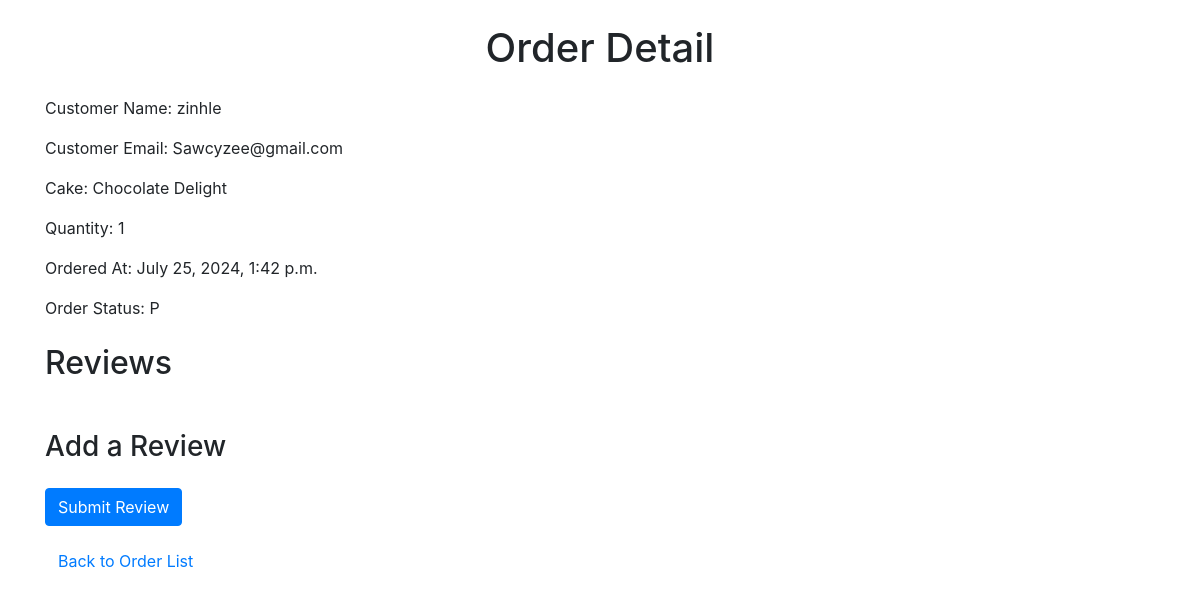
The page /order/1/ (signed in) on the database its author committed.
### orders/models.py (models this page shows, shortened)
class Order(models.Model):
    STATUS_CHOICES = [
        ('P', 'Pending'),
        ('S', 'Shipped'),
        ('D', 'Delivered'),
    ]
    customer_name = models.CharField(max_length=255)
    customer_email = models.EmailField()
    cake = models.ForeignKey(Cake, on_delete=models.CASCADE)
    quantity = models.PositiveIntegerField()
    ordered_at = models.DateTimeField(auto_now_add=True)
    user = models.ForeignKey(User, on_delete=models.CASCADE)
    status = models.CharField(max_length=1, choices=STATUS_CHOICES, default='P')

class Cake(models.Model):
    name = models.CharField(max_length=255)
    flavor = models.CharField(max_length=255)
    size = models.CharField(max_length=50)
    price = models.DecimalField(max_digits=5, decimal_places=2)
    image = models.ImageField(upload_to='cakes/', default='default_image.jpg')

### orders/views.py (the view)
# urls.py: path('order/<int:order_id>/', views.order_detail, name='order_detail'),
@login_required
def order_detail(request, order_id):
    order = get_object_or_404(Order, id=order_id, user=request.user)
    return render(request, 'orders/order_detail.html', {'order': order})

### orders/templates/orders/order_detail.html (shortened to what this page needs)
<!DOCTYPE html>
<html>
<head>
    {% load static %}
    <link rel="stylesheet" href="https://stackpath.bootstrapcdn.com/bootstrap/4.5.2/css/bootstrap.min.css">
</head>
<body>
    <div class="container">
        <h1 class="text-center my-4">Order Detail</h1>
        <p>Customer Name: {{ order.customer_name }}</p>
        <p>Customer Email: {{ order.customer_email }}</p>
        <p>Cake: {{ order.cake.name }}</p>
        <p>Quantity: {{ order.quantity }}</p>
        <p>Ordered At: {{ order.ordered_at }}</p>
        <p>Order Status: {{ order.status }}</p>
        <h2 class="my-4">Reviews</h2>
        {% if user.is_authenticated %}
            <h3 class="my-4">Add a Review</h3>
            <form method="post" action="{% url 'add_review' order.cake.id %}">
                <button type="submit" class="btn btn-primary">Submit Review</button>
            </form>
        {% else %}
            <p>Please <a href="{% url 'login' %}">login</a> to add a review.</p>
        {% endif %}
        <a href="{% url 'order_list' %}" class="btn btn-link mt-3">Back to Order List</a>
    </div>
</body>
</html>

### rows shown on the page
Order: customer_name "zinhle", customer_email "Sawcyzee@gmail.com", cake.name "Chocolate Delight", quantity "1", ordered_at "July 25, 2024, 1:42 p.m.", status "P"
